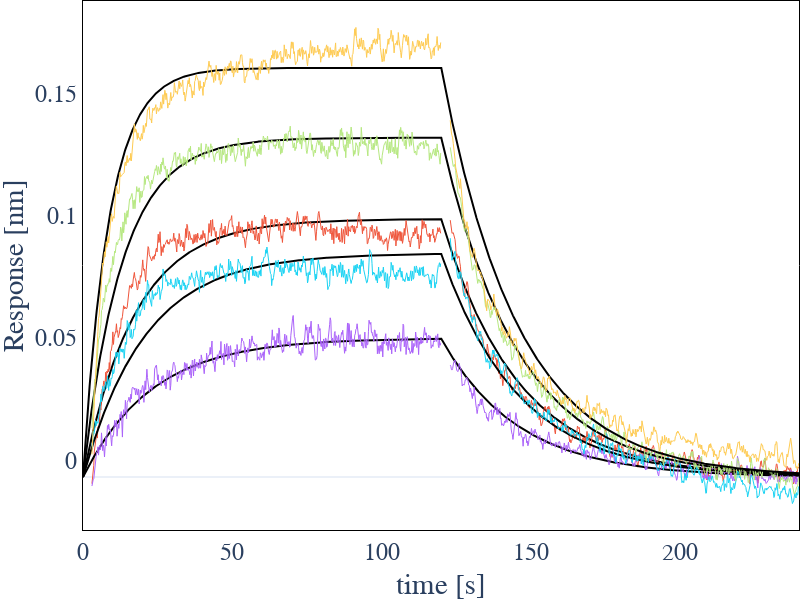

Notebook source saved alongside this figure:
### Code cell
import plotly.graph_objects as go

fig = go.Figure()

for ds in exp.datasets:
    if ds.use_for_fit == False: continue
    x = np.array([])
    y = np.array([])
    y_fit = np.array([])
    
    for step in ds.steps:
        # if step.concentration>0: color = 'orangered'
        # elif step.concentration==0: color = 'cornflowerBlue'
        # else: color = 'lightgrey'
        mask = (ds.t>=step.start) & (ds.t<step.stop)

        if f"offset_ds{ds.index}_step{step.index}" in exp.params:
                offset = exp.params[f'offset_ds{ds.index}_step{step.index}'].value
        else: 
            offset = 0
        
        x_step = ds.t[mask]
        y_step = ds.response[mask] - offset
        y_fit_step = ds.fit_response[mask] - offset

        x = np.concatenate([x, x_step])
        y = np.concatenate([y, y_step])
        y_fit = np.concatenate([y_fit, y_fit_step])

    
    x = x - x[0]
    fig.add_scatter(x = x, 
                    y = y_fit,
                    marker=dict(size=0, 
                            color='black',
                            line=dict(width=1, color='black')),
                    line=dict(
                         width=2, 
                         color='black'
                         ),
                    name=ds.steps[0].concentration,)

        

    fig.add_scatter(x = x,
                    y = y,
                    marker=dict(
                            size=0, 
                            #color=color, 
                            line=dict(
                                    width=0.1, 
                                    #color=color
                                    )),
                    line=dict(
                            width=1, 
                            #color=color
                            ),
                    name=f"{ds.index}_{ds.steps[0].concentration}",
                    )



fig.update_layout(
            height=600,
            width = 800,
            font_family="Arial",
            font_size = 24,
            showlegend=False,
            margin=dict(l=0,r=0,b=0,t=0,pad=0), 
            template='plotly_white',
            paper_bgcolor="rgb(255, 255, 255)",  
            plot_bgcolor="rgb(255, 255, 255)") 

fig.update_xaxes(
    ticklabelposition="inside top", 
    title='time [s]',
    showline=True, 
    linewidth=1, 
    linecolor='black', 
    showgrid=False,
    mirror=True)

fig.update_yaxes(
    ticklabelposition="outside top", 
    title='Response [nm]',
    showline=True, 
    linewidth=1, 
    linecolor='black', 
    showgrid=False,
    mirror=True)



fig.show()

### Figure 1 — Plotly figure (JSON) as saved in the notebook; plotly's stock layout.template omitted (floating-point values rounded to 4 significant figures; data arrays with more than 128 entries replaced by an {"elided": "..."} marker saying what was removed)
{"data": [{"line": {"color": "black", "width": 2}, "marker": {"color": "black", "line": {"color": "black", "width": 1}, "size": 0}, "name": "4e-06", "type": "scatter", "x": {"elided": "1200 float values"}, "y": {"elided": "1200 float values"}}, {"line": {"width": 1}, "marker": {"line": {"width": 0.1}, "size": 0}, "name": "7_4e-06", "type": "scatter", "x": {"elided": "1200 float values"}, "y": {"elided": "1200 float values"}}, {"line": {"color": "black", "width": 2}, "marker": {"color": "black", "line": {"color": "black", "width": 1}, "size": 0}, "name": "1e-06", "type": "scatter", "x": {"elided": "1200 float values"}, "y": {"elided": "1200 float values"}}, {"line": {"width": 1}, "marker": {"line": {"width": 0.1}, "size": 0}, "name": "10_1e-06", "type": "scatter", "x": {"elided": "1200 float values"}, "y": {"elided": "1200 float values"}}, {"line": {"color": "black", "width": 2}, "marker": {"color": "black", "line": {"color": "black", "width": 1}, "size": 0}, "name": "2e-06", "type": "scatter", "x": {"elided": "1200 float values"}, "y": {"elided": "1200 float values"}}, {"line": {"width": 1}, "marker": {"line": {"width": 0.1}, "size": 0}, "name": "11_2e-06", "type": "scatter", "x": {"elided": "1200 float values"}, "y": {"elided": "1200 float values"}}, {"line": {"color": "black", "width": 2}, "marker": {"color": "black", "line": {"color": "black", "width": 1}, "size": 0}, "name": "8e-06", "type": "scatter", "x": {"elided": "1200 float values"}, "y": {"elided": "1200 float values"}}, {"line": {"width": 1}, "marker": {"line": {"width": 0.1}, "size": 0}, "name": "13_8e-06", "type": "scatter", "x": {"elided": "1200 float values"}, "y": {"elided": "1200 float values"}}, {"line": {"color": "black", "width": 2}, "marker": {"color": "black", "line": {"color": "black", "width": 1}, "size": 0}, "name": "1.6e-05", "type": "scatter", "x": {"elided": "1200 float values"}, "y": {"elided": "1200 float values"}}, {"line": {"width": 1}, "marker": {"line": {"width": 0.1}, "size": 0}, "name": "16_1.6e-05", "type": "scatter", "x": {"elided": "1200 float values"}, "y": {"elided": "1200 float values"}}], "layout": {"font": {"family": "Arial", "size": 24}, "height": 600, "margin": {"b": 0, "l": 0, "pad": 0, "r": 0, "t": 0}, "paper_bgcolor": "rgb(255, 255, 255)", "plot_bgcolor": "rgb(255, 255, 255)", "showlegend": false, "width": 800, "xaxis": {"linecolor": "black", "linewidth": 1, "mirror": true, "showgrid": false, "showline": true, "ticklabelposition": "inside top", "title": {"text": "time [s]"}}, "yaxis": {"linecolor": "black", "linewidth": 1, "mirror": true, "showgrid": false, "showline": true, "ticklabelposition": "outside top", "title": {"text": "Response [nm]"}}}}
